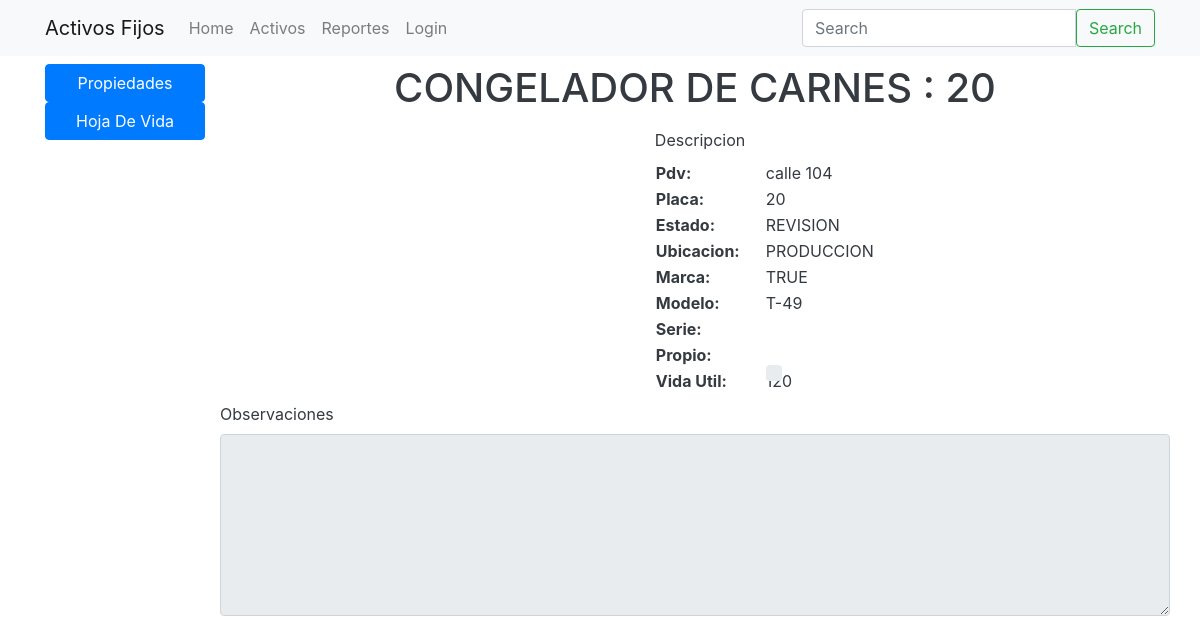
/activos/congelador-de-carnes/, run on the app's committed database.
### items/models.py (models this page shows, shortened)
class Activo(models.Model):
    descripcion     = models.CharField(max_length=120)
    slug            = models.SlugField(blank=True, unique=True)
    estado          = models.CharField(max_length=120, default='ok', choices=ITEM_STATUS_CHOICES)
    enObservacion   = models.BooleanField(default=False)
    pdv             = models.CharField(max_length=120, default='104', choices=ITEM_PDV_CHOICES)
    ubicacion       = models.CharField(max_length=120, default='ok', choices=ITEM_AREA_CHOICES)
    proveedor       = models.ForeignKey(Proveedor, null=True, blank=True)
    marca           = models.CharField(max_length=120, blank=True)
    modelo          = models.CharField(max_length=120, blank=True)
    serie           = models.CharField(max_length=120, blank=True)
    placa           = models.CharField(max_length=120, blank=True)
    propio          = models.BooleanField(default=True)
    observaciones   = models.TextField(blank=True)
    vidautil        = models.IntegerField()
    image           = models.ImageField(upload_to=upload_image_path, null=True, blank=True)
    timestamp       = models.DateTimeField(auto_now_add=True)
    objects = ActivoManager()
    def __str__(self):
        return self.descripcion + " : " + self.placa
    def getEstado(self):
        return self.get_estado_display()
    def getUbicacion(self):
        return self.get_ubicacion_display()

### items/views.py (the view)
# urls.py: url(r'^(?P<slug>[\w-]+)/$', ActivoDetailSlugView.as_view(), name='detail'),
class ActivoDetailSlugView(DetailView):
    template_name   = "items/detail.html"
    def get_object(self, *args, **kwargs):
        request = self.request
        slug    = self.kwargs.get('slug')
        try:
            instance = Activo.objects.get(slug=slug)
        except Activo.DoesNotExist:
            raise Http404("Activo doesn't exist")
        except Activo.MultipleObjectsReturned:
            qs = Activo.objects.filter(slug=slug)
            instance = qs.first()
        return instance

### items/templates/items/detail.html (shortened to what this page needs)
{% extends "base.html" %}
{% block content%}
<div class="container" >
        <div class="row mt-2">
            <div class="col-2">
                <div class="d-flex flex-column align-items-stretch">
                    <a class="btn btn-primary" href="{% url 'activos:detail' slug=object.slug %}" role="button">Propiedades</a>
                    <a class="btn btn-primary" href="{% url 'activos:operaciones' slug=object.slug %}" role="button">Hoja De Vida</a>
                </div>
            </div>
            <div class="col">
                <div class="row justify-content-center" >
                        <h1>{{ object }} </h1>
                    </div>
                    <div class="row">
                        <div class="col-5">
                        </div>
                        <div class="col-7">
                            <div class="row ml-4 mt-2" >
                                Descripcion
                            </div>
                            <div class="row ml-4 mt-2">
                                <table class="table-borderless">
                                    <tbody>
                                        <tr>
                                            <th class="text-nowrap" scope="row">Pdv:</th>
                                            <td><span class="ml-4">{{ object.pdv }}</span></td>
                                        </tr>
                                        <tr>
                                            <th class="text-nowrap" scope="row">Placa:</th>
                                            <td><span class="ml-4">{{ object.placa }}</span></td>
                                        </tr>
                                        <tr>
                                            <th class="text-nowrap" scope="row">Estado:</th>
                                            <td><span class="ml-4">{{ object.getEstado }}</span></td>
                                        </tr>
                                        <tr>
                                            <th class="text-nowrap" scope="row">Ubicacion:</th>
                                            <td><span class="ml-4">{{ object.getUbicacion }}</span></td>
                                        </tr>
                                        <tr>
                                            <th class="text-nowrap" scope="row">Marca:</th>
                                            <td><span class="ml-4">{{ object.marca }}</span></td>
                                        </tr>
                                        <tr>
                                            <th class="text-nowrap" scope="row">Modelo:</th>
                                            <td><span class="ml-4">{{ object.modelo }}</span></td>
                                        </tr>
                                        <tr>
                                            <th class="text-nowrap" scope="row">Serie:</th>
                                            <td></td>
                                        </tr>
                                        <tr>
                                            <th class="text-nowrap" scope="row">Propio:</th>
                                            <td>
                                                <div class="custom-control custom-checkbox ml-4">
                                                </div>
                                            </td>
                                        </tr>
                                        <tr>
                                            <th class="text-nowrap" scope="row">Vida Util:</th>
                                            <td><span class="ml-4">{{ object.vidautil }}</span></td>
                                        </tr>
                                    </tbody>
                                </table>
                            </div>
                        </div>
                    </div>
                    <div class="row mt-2">
                        Observaciones
                    </div>
                    <div class="row mt-2">
                            <textarea class="form-control" id="exampleFormControlTextarea3" rows="7" disabled>{{ object.observaciones }}</textarea>
                    </div>
            </div>
    </div>
{% endblock %}

### static_my_proj/css/main.css (style rules this page uses)
body { color: #343a40; }
.container { position: relative; height: auto; width: 100%; }

### data on the page
Activo: descripcion+placa "CONGELADOR DE CARNES : 20", pdv "calle 104", placa "20", getEstado "REVISION", getUbicacion "PRODUCCION", marca "TRUE", modelo "T-49", vidautil "120"

### other printed values
{{ brand_name }} "Activos Fijos"
